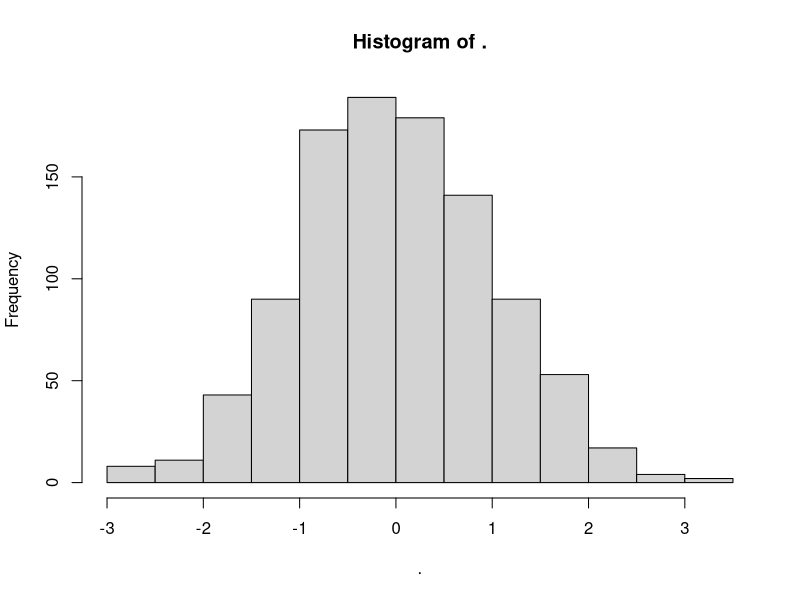

Generate this figure with R:
## ---- chunk 1
library(magrittr)
## ---- chunk 2
lapply(1:4, function(n) print(rep("It works",n)) )
## ---- chunk 3
rnorm(1000) %>% hist()
